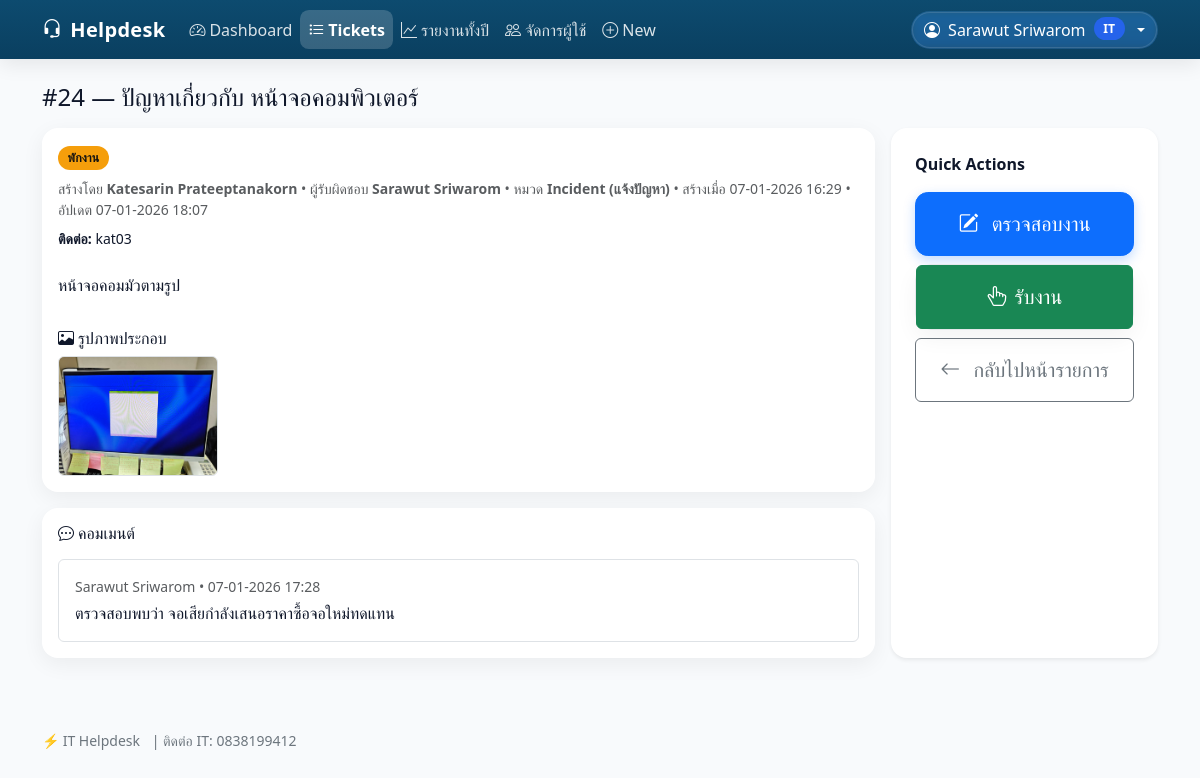
The page /helpdesk/tickets/24/ (signed in) on the database its author committed.
### helpdesk/models.py (models this page shows, shortened)
class Ticket(models.Model):
    STATUS_CHOICES = [
        ("open", "เปิดงาน"),
        ("in_progress", "กำลังดำเนินการ"),
        ("on_hold", "พักงาน"),
        ("closed", "เสร็จแล้ว"),
    ]
    issue_type = models.ForeignKey(
        IssueType,
        on_delete=models.SET_NULL,
        null=True,
        blank=True,
        related_name="tickets",
    )
    title = models.CharField(max_length=200)
    description = models.TextField(blank=True)
    category = models.ForeignKey(
        Category,
        on_delete=models.SET_NULL,
        null=True,
        blank=True,
        related_name="tickets",
    )
    status = models.CharField(max_length=20, choices=STATUS_CHOICES, default="open")
    contact = models.CharField("เบอร์โทรหรือ Line ID", max_length=100, blank=True)
    requester = models.ForeignKey(
        settings.AUTH_USER_MODEL, on_delete=models.CASCADE, related_name="requested_tickets"
    )
    assignee = models.ForeignKey(
        settings.AUTH_USER_MODEL, on_delete=models.SET_NULL,
        null=True, blank=True, related_name="assigned_tickets"
    )
    due_at = models.DateTimeField(null=True, blank=True)
    created_at = models.DateTimeField(auto_now_add=True)
    updated_at = models.DateTimeField(auto_now=True)
    class Meta:
        ordering = ["-created_at"]

class Category(models.Model):
    name = models.CharField(max_length=100, unique=True)
    description = models.TextField(blank=True)
    class Meta:
        ordering = ["name"]

class TicketImage(models.Model):
    ticket = models.ForeignKey(
        Ticket,
        on_delete=models.CASCADE,
        related_name="images",
    )
    image = models.ImageField(upload_to="ticket_images/%Y/%m/%d/")
    uploaded_at = models.DateTimeField(auto_now_add=True)

class TicketComment(models.Model):
    ticket = models.ForeignKey(Ticket, on_delete=models.CASCADE, related_name="comments")
    author = models.ForeignKey(settings.AUTH_USER_MODEL, on_delete=models.CASCADE)
    body = models.TextField()
    internal = models.BooleanField(default=False, help_text="Visible to staff only")
    created_at = models.DateTimeField(auto_now_add=True)
    class Meta:
        ordering = ["created_at"]

class UserProfile(models.Model):
    user = models.OneToOneField(
        settings.AUTH_USER_MODEL,
        on_delete=models.CASCADE,
        related_name="profile",
    )
    contact = models.CharField(
        "เบอร์โทรหรือ Line ID",
        max_length=255,
        blank=True,
        default="",
    )

### helpdesk/views.py (the view)
# urls.py: path('tickets/<int:pk>/', views.ticket_detail, name='ticket_detail'),
@login_required
def ticket_detail(request, pk):
    ticket = get_object_or_404(Ticket, pk=pk)
    if not (
        _is_it_staff(request.user)
        or ticket.requester_id == request.user.id
        or ticket.assignee_id == request.user.id
    ):
        return HttpResponseForbidden("คุณไม่มีสิทธิ์เข้าถึงใบงานนี้")
    comments = TicketComment.objects.filter(ticket=ticket).order_by("created_at")
    if not request.user.is_staff and hasattr(TicketComment, "internal"):
        comments = comments.filter(internal=False)
    comment_form = TicketCommentForm()
    return render(
        request,
        "helpdesk/ticket_detail.html",
        {
            "ticket": ticket,
            "comments": comments,
            "comment_form": comment_form,
            "closed_codes": CLOSED_CODES,
        },
    )

### helpdesk/context_processors.py (called while the page is built)
def it_contact(request):
    it_user = (
        User.objects.filter(is_active=True)
        .filter(Q(is_superuser=True) | Q(groups__name__icontains="IT") | Q(user_permissions__codename="change_ticket"))
        .distinct()
        .first()
    )
    contact = ""
    if it_user:
        profile, _ = UserProfile.objects.get_or_create(user=it_user)
        contact = profile.contact or ""
    return {"IT_CONTACT": contact}

### helpdesk/templatetags/users.py (called while the page is built)
@register.filter
def display_name(user):
    if not user:
        return "-"
    try:
        full = user.get_full_name().strip()
    except Exception:
        full = ""
    return full or getattr(user, "username", "-")

### helpdesk/views.py (called while the page is built)
def _is_it_staff(user):
    return user.is_superuser or user.has_perm("helpdesk.change_ticket")

### helpdesk/templates/helpdesk/ticket_detail.html (shortened to what this page needs)
{% extends "helpdesk/base.html" %}
{% load tz users %}
{% block content %}
<div class="fade-in">
  <div class="d-flex flex-wrap align-items-center justify-content-between gap-2 mb-3">
    <h1 class="h4 mb-0">#{{ ticket.id }} — {{ ticket.title }}</h1>
  </div>
  <div class="row g-3 mb-3">
    <div class="col-12 col-lg-9">
      <div class="card card-quiet p-3">
        <div class="mb-2">
          {% if ticket.status %}
            <span class="badge badge-status-{{ ticket.status|slugify }}">
              {{ ticket.get_status_display|default:ticket.status }}
            </span>
          {% else %}
            <span class="badge text-bg-light">-</span>
          {% endif %}
        </div>
        <div class="text-muted small mb-2">
          สร้างโดย
          <strong>
            {% if ticket.requester %}{{ ticket.requester|display_name }}{% else %}-{% endif %}
          </strong>
          {% if ticket.assignee %} • ผู้รับผิดชอบ
            <strong>{{ ticket.assignee|display_name }}</strong>
          {% endif %}
          • หมวด
          <strong>{% if ticket.category %}{{ ticket.category.name }}{% else %}-{% endif %}</strong>
          • สร้างเมื่อ {{ ticket.created_at|localtime|date:"d-m-Y H:i" }}
          • อัปเดต {{ ticket.updated_at|localtime|date:"d-m-Y H:i" }}
        </div>
        <div class="small mb-3">
          <strong>ติดต่อ:</strong>
          {% if ticket.contact %}
            {{ ticket.contact }}
          {% else %}
            <span class="text-muted">-</span>
          {% endif %}
        </div>
        <div class="mt-2 mb-3">
          {{ ticket.description|default:"(ไม่มีคำอธิบาย)"|linebreaksbr }}
        </div>
        {% if ticket.images.all %}
          <div class="mt-3">
            <h2 class="h6 mb-2">
              <i class="bi bi-image me-1"></i>รูปภาพประกอบ
            </h2>
            <div class="d-flex flex-wrap gap-2">
              {% for img in ticket.images.all %}
                <a href="{{ img.image.url }}"
                   target="_blank"
                   class="border rounded overflow-hidden"
                   style="max-width:160px; max-height:120px;">
                  <img src="{{ img.image.url }}"
                       alt="attachment"
                       style="width:100%; height:100%; object-fit:cover;">
                </a>
              {% endfor %}
            </div>
          </div>
        {% endif %}
      </div>
      <div class="card card-quiet p-3 mt-3">
        <h2 class="h6 mb-3"><i class="bi bi-chat-dots me-1"></i>คอมเมนต์</h2>
        <div class="vstack gap-3">
          {% for c in comments %}
            <div class="p-3 rounded border bg-white">
              <div class="small text-muted mb-1">
                {{ c.author|display_name }} • {{ c.created_at|localtime|date:"d-m-Y H:i" }}
              </div>
              <div>{{ c.body|linebreaksbr }}</div>
            </div>
          {% empty %}
            <div class="text-muted">ยังไม่มีคอมเมนต์</div>
          {% endfor %}
        </div>
      </div>
    </div>
    <div class="col-12 col-lg-3">
      <div class="card card-quiet p-4 shadow-sm h-100">
        <div class="fw-bold mb-3">Quick Actions</div>
        <div class="vstack gap-2">
          {% if request.user.is_superuser or perms.helpdesk.change_ticket %}
            {% if request.user.is_superuser or request.user == ticket.assignee %}
              {% if ticket.status not in closed_codes %}
                <a class="btn btn-primary w-100 py-3 fs-5"
                   href="{% url 'helpdesk:ticket_update' ticket.id %}">
                  <i class="bi bi-pencil-square me-2"></i>
                  ตรวจสอบงาน
                </a>
              {% endif %}
            {% endif %}
          {% endif %}
          {% if perms.helpdesk.change_ticket %}
            {% if ticket.status not in closed_codes %}
              {% if not ticket.assignee or ticket.assignee == request.user or request.user.is_superuser %}
                <form method="post" action="{% url 'helpdesk:ticket_accept' ticket.id %}">
                  <button class="btn btn-success w-100 py-3 fs-5" type="submit">
                    <i class="bi bi-hand-index-thumb me-2"></i>รับงาน
                  </button>
                </form>
              {% else %}
                <button class="btn btn-outline-secondary w-100 py-3 fs-6" disabled>
                  มีผู้รับงานแล้ว
                </button>
              {% endif %}
            {% endif %}
          {% endif %}
          <a class="btn btn-outline-secondary w-100 py-3 fs-5"
             href="{% url 'helpdesk:ticket_list' %}">
            <i class="bi bi-arrow-left me-2"></i>
            กลับไปหน้ารายการ
          </a>
        </div>
      </div>
    </div>
  </div>
</div>
{% endblock %}

### helpdesk/templates/helpdesk/base.html (shortened to what this page needs)
{% load static %}
{% now "Y" as current_year %}
<!doctype html>
<html lang="th">
<head>
  <link rel="stylesheet" href="https://cdn.jsdelivr.net/npm/bootstrap@5.3.3/dist/css/bootstrap.min.css">
  <link rel="stylesheet" href="https://cdn.jsdelivr.net/npm/bootstrap-icons@1.11.3/font/bootstrap-icons.css">
  <link rel="stylesheet" href="https://cdn.datatables.net/2.0.7/css/dataTables.bootstrap5.min.css">
  <link href="https://cdn.jsdelivr.net/npm/select2@4.1.0-rc.0/dist/css/select2.min.css" rel="stylesheet" />
  <link rel="stylesheet" href="{% static 'helpdesk/app.css' %}?v=1">
</head>
<body>
  <nav class="navbar navbar-expand-lg navbar-dark">
    <div class="container">
      <a class="navbar-brand d-flex align-items-center" href="{% url 'helpdesk:dashboard' %}">
        <i class="bi bi-headset me-2"></i>Helpdesk
      </a>
      <div class="collapse navbar-collapse" id="navMain">
        <ul class="navbar-nav me-auto mb-2 mb-lg-0">
          {% with u=request.resolver_match.url_name|default:'' %}
            <li class="nav-item">
              <a class="nav-link {% if u == 'dashboard' %}active{% endif %}"
                href="{% url 'helpdesk:dashboard' %}">
                <i class="bi bi-speedometer2 me-1"></i>Dashboard
              </a>
            </li>
            <li class="nav-item">
              <a class="nav-link {% if u == 'ticket_list' or u == 'ticket_detail' or u == 'ticket_update' %}active{% endif %}"
                {% if u == 'ticket_list' or u == 'ticket_detail' or u == 'ticket_update' %}aria-current="page"{% endif %}
                href="{% url 'helpdesk:ticket_list' %}">
                <i class="bi bi-list-task me-1"></i>Tickets
              </a>
            </li>
            {% if perms.helpdesk.change_ticket %}
              <li class="nav-item">
                <a class="nav-link {% if u == 'ticket_year_summary_page' %}active{% endif %}"
                  href="{% url 'helpdesk:ticket_year_summary_page' current_year %}">
                  <i class="bi bi-graph-up me-1"></i>รายงานทั้งปี
                </a>
              </li>
            {% endif %}
            {% if perms.auth.view_user %}
              <li class="nav-item">
                <a class="nav-link {% if u == 'users_list' or u == 'users_create' or u == 'users_edit' %}active{% endif %}"
                  href="{% url 'helpdesk:users_list' %}">
                  <i class="bi bi-people me-1"></i>จัดการผู้ใช้
                </a>
              </li>
            {% endif %}
            {% if perms.helpdesk.add_ticket %}
              <li class="nav-item">
                <a class="nav-link {% if u == 'ticket_create' %}active{% endif %}"
                  href="{% url 'helpdesk:ticket_create' %}">
                  <i class="bi bi-plus-circle me-1"></i>New
                </a>
              </li>
            {% endif %}
          {% endwith %}
        </ul>
        <div class="ms-auto d-flex align-items-center gap-2">
          {% if request.user.is_authenticated %}
          <div class="dropdown">
            <button class="btn btn-userchip dropdown-toggle d-flex align-items-center gap-2" data-bs-toggle="dropdown"
              aria-expanded="false">
              <i class="bi bi-person-circle"></i>
              <span class="text-truncate" style="max-width: 180px;">
                {% firstof request.user.get_full_name request.user.username %}
              </span>
              {% if request.user.is_superuser or perms.helpdesk.change_ticket %}
                <span class="badge rounded-pill bg-primary">IT</span>
              {% else %}
                <span class="badge rounded-pill bg-secondary">User</span>
              {% endif %}
            </button>
          </div>
          {% else %}
          <a class="btn btn-outline-light btn-sm" href="{% url 'login' %}?next={{ request.path|urlencode }}">Login</a>
          {% endif %}
        </div>
      </div>
    </div>
  </nav>
  <main class="container my-4">
    {% block content %}{% endblock %}
    <footer class="text-secondary small mt-5 py-4">
      ⚡ IT Helpdesk
      {% if IT_CONTACT %}
        <span class="ms-2">| ติดต่อ IT: {{ IT_CONTACT }}</span>
      {% endif %}
    </footer>
  </main>
</body>
</html>

### static/helpdesk/app.css (style rules this page uses)
:root { --bs-primary: #2563eb; --bs-primary-rgb: 37,99,235; --bs-secondary: #64748b; --bs-body-bg: #f8fafc; --bs-body-color: #0f172a; --card-radius: 16px; --card-shadow: 0 6px 22px rgba(2, 6, 23, 0.06); }
body:not(.auth-page) { background: var(--bs-body-bg); color: var(--bs-body-color); }
.navbar { --bs-navbar-padding-y: .6rem; background: linear-gradient(180deg, #0d4b6f, #0a3f60); backdrop-filter: saturate(140%) blur(6px); box-shadow: 0 6px 20px rgba(0, 0, 0, .08); position: relative; z-index: 2000; }
.navbar .navbar-brand { letter-spacing: .3px; font-weight: 700; }
.navbar .nav-link { color: rgba(255, 255, 255, .85); border-radius: .55rem; padding: .45rem .75rem; transition: background .2s ease, color .2s ease, transform .15s ease; }
.navbar .nav-link.active { color: #fff; background: rgba(255, 255, 255, .18); font-weight: 600; }
.btn-userchip { --bs-btn-bg: rgba(255, 255, 255, .10); --bs-btn-color: #fff; --bs-btn-border-color: transparent; --bs-btn-hover-bg: rgba(255, 255, 255, .18); --bs-btn-hover-border-color: transparent; --bs-btn-padding-x: .75rem; --bs-btn-padding-y: .375rem; border-radius: 999px; backdrop-filter: saturate(180%) blur(4px); box-shadow: inset 0 0 0 1px rgba(255, 255, 255, .12); }
.card { border: 0 !important; border-radius: var(--card-radius) !important; box-shadow: var(--card-shadow); }
.card-quiet { background: #fff; }
.badge { border-radius: 9999px; padding: .35rem .6rem; font-weight: 700; line-height: 1; display: inline-flex; align-items: center; letter-spacing: .2px; font-size: .76rem; }
.fade-in { animation: fadeIn .35s ease-out both; }
.btn-primary { border-radius: .8rem; box-shadow: 0 6px 16px rgba(45, 107, 255, .25); }
.btn-primary, .btn-outline-primary:hover { box-shadow: 0 .25rem .75rem rgba(13, 110, 253, .25); }
.card-quiet form, form.card-quiet { background: linear-gradient(180deg, #ffffff, #f8fafc); border: 1px solid #e5e7eb; border-radius: 16px; box-shadow: 0 8px 22px rgba(0, 0, 0, 0.05); }
.badge-status-on_hold { background: #f59e0b !important; color: #111 !important; }

### rows shown on the page
Ticket: id "24", title "ปัญหาเกี่ยวกับ หน้าจอคอมพิวเตอร์", status "พักงาน", requester|display_name "Katesarin Prateeptanakorn", assignee|display_name "Sarawut Sriwarom", category.name "Incident (แจ้งปัญหา)", created_at "07-01-2026 16:29", updated_at "07-01-2026 18:07", contact "kat03", description "หน้าจอคอมมัวตามรูป"
TicketImage: image (picture)
TicketComment: author|display_name "Sarawut Sriwarom", created_at "07-01-2026 17:28", body "ตรวจสอบพบว่า จอเสียกำลังเสนอราคาซื้อจอใหม่ทดแทน"
UserProfile: contact "0838199412"
